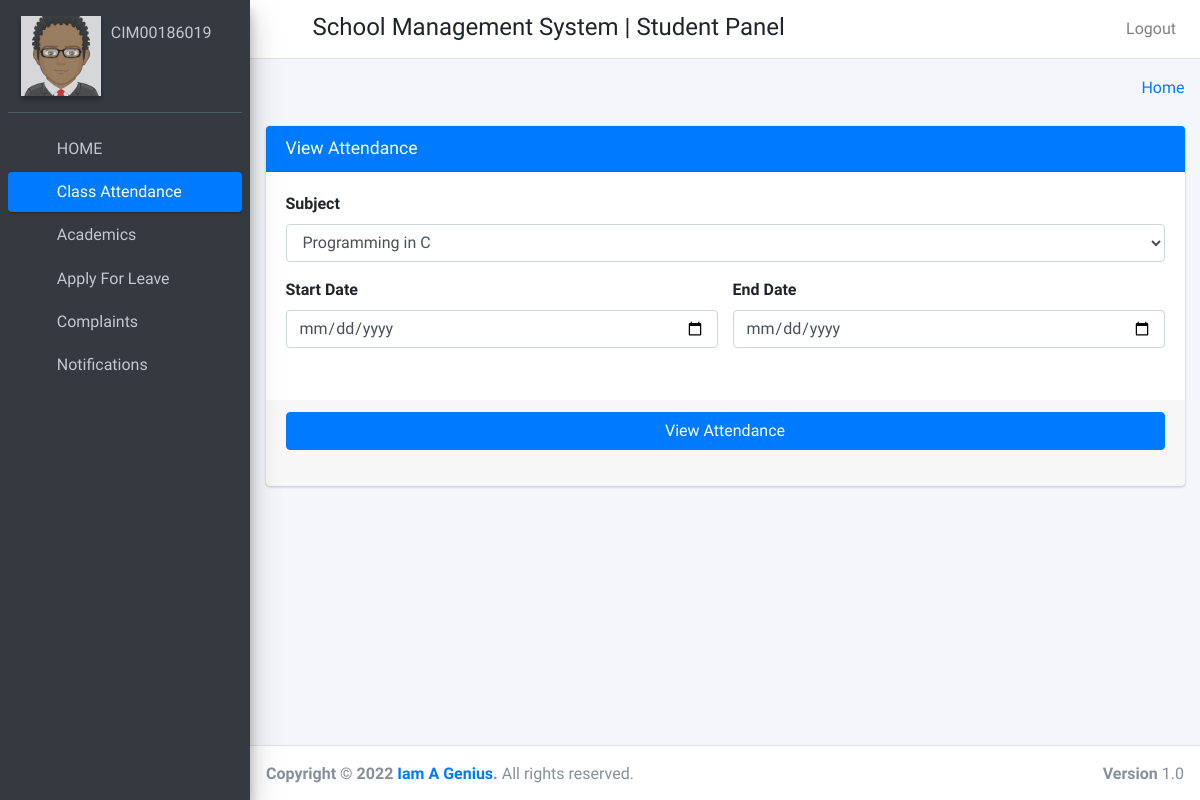
Screenshot of /student_view_attendance (signed in) with the database file from the repository.
### Student/models.py (models this page shows)
class students(models.Model):
    id=models.AutoField(primary_key=True)
    admin = models.OneToOneField(CustomUser, on_delete=models.CASCADE)
    gender = models.CharField(max_length=50)
    profile_pic = models.FileField()
    address = models.TextField()
    course_id=models.ForeignKey(courses,on_delete=models.DO_NOTHING,default=1)
    dept_id = models.ForeignKey(department,on_delete=models.SET_DEFAULT,default=1)
    session_year_id = models.ForeignKey(sessionmodel,on_delete=models.CASCADE)
    created_at = models.DateTimeField(auto_now_add=True)
    updated_at = models.DateTimeField(auto_now_add=True)
    fcm_token=models.TextField(default="")
    objects=models.Manager()

class CustomUser(AbstractUser):
    user_type_data=((1,"HOD"),(3,"staff"),(4,"student"),(2,"admin"))
    user_type= models.CharField(default=1, choices=user_type_data,max_length=10)

### Student/student_views.py (the view)
# urls.py: path('student_view_attendance', student_views.student_view_attendance, name="student_view_attendance"),
def student_view_attendance(request):
    student_obj=students.objects.get(admin=request.user.id)
    notification = notificationstudent.objects.filter(student_id=student_obj.id, read=False).order_by("-id")
    notifications = notificationstudent.objects.filter(student_id=student_obj.id, read=False).count()
    course=student_obj.course_id
    subjects=subject.objects.filter(course_id=course)
    return render(request,"student_template/my_attendance.html",{"subjects":subjects,"notification":notification,
                                                                 "notifications":notifications,
                                                                 "student_obj":student_obj})

### templates/student_template/my_attendance.html (shortened to what this page needs)
{% extends 'student_template/base_template.html' %}
{% load static %}
{% block main_content %}
<section class="content">
      <div class="container-fluid">
        <div class="row">
          <div class="col-md-12">
           <form action="{% url 'student_view_attendance_save' %}" method="post">
            <div class="card card-primary">
                <div class="card-header">
                    <h3 class="card-title">View Attendance</h3>
                </div>
                <div class="card-body">
                  <div class="form-group">
                    <label>Subject</label>
                    <select class="form-control"  name="subjects" id="subjects">
                        {% for subject in subjects %}
                          <option value="{{ subject.id }}">{{ subject.subject_name }}</option>
                        {% endfor %}
                    </select>
                  </div>
                 <div class="row">
                  <div class="col-lg-6">
                  <div class="form-group">
                    <label>Start Date</label>
                      <input type="date" name="start_date" class="form-control" placeholder="Start Date">
                  </div>
                  </div>
                 <div class="col-lg-6">
                  <div class="form-group">
                    <label>End Date</label>
                      <input type="date" name="end_date" class="form-control" placeholder="End Date">
                  </div>
                  </div>
                 </div>
                </div>
                <div class="card-footer">
                  <button type="submit" class="btn btn-primary btn-block " id="fetch_student">View Attendance</button>
                </div>
                <div id="student_data" class="card-footer" ></div>
            </div>
          </div>
        </div>
      </div>
    </section>
{% endblock main_content %}

### templates/student_template/sidebar.html (shortened to what this page needs)
{% load static %}
<aside class="main-sidebar sidebar-dark-primary elevation-4">
    <div class="sidebar">
      <div class="user-panel mt-3 pb-3 mb-3 d-flex">
        <div class="image">
          <a href="{% url 'student_profile' %}" class="d-block">
            <img src="{{ student_obj.profile_pic }}" class="img-square elevation-2" style="opacity: .8;width:80px;">
          </a>
        </div><br/>
        <div class="info">
          <a href="{% url 'student_profile' %}" class="d-block">{{ user.username }}</a>
        </div>
      </div>
      <nav class="mt-2">
        <ul class="nav nav-pills nav-sidebar flex-column" data-widget="treeview" role="menu" data-accordion="false">
          <li class="nav-item">
            {% url 'student_home' as student_home %}
            <a href="{{ student_home }}" class="nav-link {% if request.path == student_home %} active {% endif %} ">
              <i class="nav-icon fas fa-home"></i>
              <p>
                HOME
              </p>
            </a>
          </li>
          <li class="nav-item">
            {% url 'student_view_attendance' as student_view_attendance %}
            <a href="{{ student_view_attendance }}" class="nav-link {% if request.path == student_view_attendance %} active {% endif %} ">
              <i class="nav-icon fas fa-user"></i>
              <p>
                Class Attendance
              </p>
            </a>
          </li>
          {% url 'unit_registration' as unit_registration %}
          {% url 'student_view_result' as student_view_result %}
          {% url 'resit' as resit %}
          {% url 'Units' as Units %}
          <li class="nav-item has-treeview  ">
            <a href="#" class="nav-link {% if request.path == unit_registration %} active {% endif %}
            {% if request.path == Units %} active {% endif %}">
              <i class="nav-icon fas fa-tachometer-alt"></i>
              <p>
                Academics
                <i class="right fas fa-angle-left"></i>
              </p>
            </a>
          </li>
          <li class="nav-item">
            {% url 'student_apply_leave' as student_apply_leave %}
            <a href="{{ student_apply_leave }}" class="nav-link {% if request.path == student_apply_leave %} active {% endif %} ">
              <i class="nav-icon fas fa-user-times"></i>
              <p>
                Apply For Leave
              </p>
            </a>
          </li>
          <li class="nav-item">
            {% url 'student_feedback' as student_feedback %}
            <a href="{{ student_feedback }}" class="nav-link {% if request.path == student_feedback %} active {% endif %} ">
              <i class="nav-icon fas fa-envelope"></i>
              <p>
                Complaints
              </p>
            </a>
          </li>
          <li class="nav-item">
            {% url 'student_all_notification' as student_all_notification %}
            <a href="{{ student_all_notification }}" class="nav-link {% if request.path == student_all_notification %} active {% endif %} ">
              <i class="nav-icon fas fa-share-square"></i>
              <p>
                Notifications
              </p>
            </a>
          </li>
        </ul>
      </nav>
    </div>
  </aside>

### rows the page displays
students: profile_pic (picture)
CustomUser: username "CIM00186019"

### other values shown
form field subjects "Programming in C"
